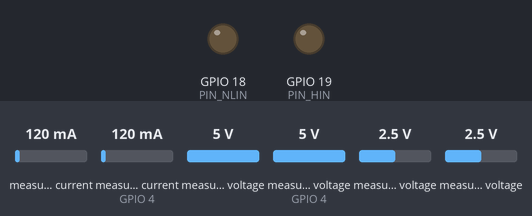
Bench run of a program on a simulated ESP32. Shown: output pins drawn as LEDs (lit = HIGH). Dashed ring = blinking. The inputs (shaded band) are chosen by the test bench; at power-on: measured voltage 5 V, measured voltage (sensor on GPIO 4) 5 V, measured current 120 mA, measured current (sensor on GPIO 4) 120 mA, measured voltage 2.5 V. WiFi joins after 1.5 s; servers stay silent unless stated; what the program prints to the serial monitor is not drawn.

Above: at 2.7 s.
2.8 s: measured voltage (sensor 0) set to 10.8 V
4.4 s: measured voltage (sensor 0) set to 11.1 V
At 5.1 s:
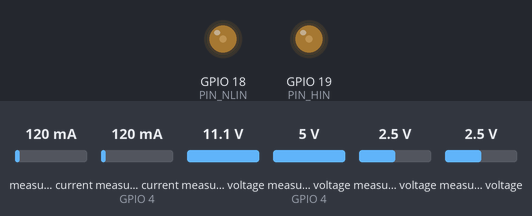
7.4 s: measured voltage (sensor on GPIO 4) set to 10.9 V
At 7.97 s:
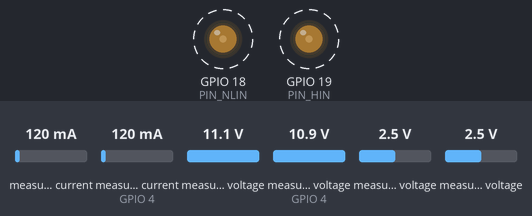
10.4 s: measured voltage (sensor on GPIO 4) set to 11.4 V
12.2 s: measured voltage (sensor on GPIO 4) set to 0.3 V
At 13.0 s:
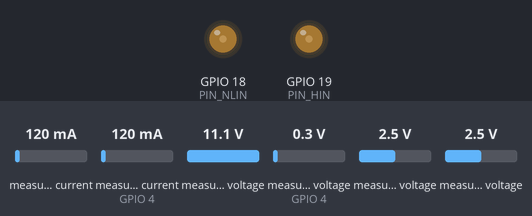
15.2 s: measured voltage (sensor on GPIO 4) set to 11.2 V
Timing chart, 0 to 18.2 s (numbered marks = the images above; inputs shaded):
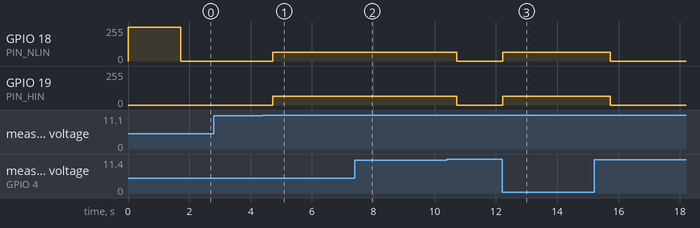

The program:

main.cpp
```cpp
#include <Arduino.h>
#include <Wire.h>
#include "config.h"
#include "sensor.h"
#include "telemetry.h"
#include "webserver.h"
#include "mppt_control.h"
#include "tasks.h"

void setup() {
  Serial.begin(115200);

  // Setup pins
  pinMode(PIN_HIN, OUTPUT);
  pinMode(PIN_NLIN, OUTPUT);
  digitalWrite(PIN_HIN, LOW);
  digitalWrite(PIN_NLIN, HIGH);

  pinMode(PIN_ADC_ALERT, INPUT);
  pinMode(PIN_NTC1, INPUT);
  pinMode(PIN_NTC2, INPUT);

  // Setup H bridge in turned off state
  ledcSetup(HIN_CHANNEL, PWM_FREQ, PWM_RESOLUTION);
  ledcSetup(NLIN_CHANNEL, PWM_FREQ, PWM_RESOLUTION);
  ledcAttachPin(PIN_HIN, HIN_CHANNEL);
  ledcAttachPin(PIN_NLIN, NLIN_CHANNEL);
  ledcWrite(HIN_CHANNEL, 0);
  ledcWrite(NLIN_CHANNEL, 255);

  // Setup wifi related components
  setup_wifi();
  start_telemetry_task();
  start_wifi_monitor_task();
  setup_webserver();


  // Setup sensors
  Wire.begin(PIN_SDA, PIN_SCL, I2C_FREQ);
  ina_input.begin();
  ina_output.begin();
  acs_output.begin(ADDR_ACS_OUTPUT);
  ina_input.setCalibration_05ohm();
  ina_output.setCalibration_01ohm();
}

unsigned long loop_time_prev = 0;
void loop() {
  unsigned long now = millis();

  // Read sensors and update MPPT loop
  if (now - loop_time_prev >= MPPT_DELAY_MS) {
    loop_time_prev = now;
    update_sensor_data();
    mppt_loop();
  }

}
```

mppt_control.h
```cpp
#pragma once

#include <Arduino.h>
#include "sensor.h"

extern int duty_cycle;
extern float prev_power;
extern int direction;

void set_duty_cycle(uint8_t duty);
void mppt_loop();
```

sensor.h
```cpp
#pragma once
#include <Arduino.h>
#include <Adafruit_INA219.h>
#include <Adafruit_ADS1X15.h>

struct SensorData {
    float vin;
    float iin;
    float vout;
    float iout;
    float iout_ina;
    float iout_acs;
};

extern SensorData sensor_data;

extern Adafruit_INA219 ina_input;
extern Adafruit_INA219 ina_output;
extern Adafruit_ADS1115 acs_output;

void update_sensor_data();
float get_input_voltage();
float get_output_voltage();
float get_input_current();
float get_output_current();
float get_output_current_ina();
float get_output_current_acs();
```

tasks.h
```cpp
#ifndef TASKS_H
#define TASKS_H

void start_telemetry_task();
void start_wifi_monitor_task();

#endif // TASKS_H
```

telemetry.h
```cpp
#pragma once
#include <Arduino.h>
#include "sensor.h"

struct TelemetryData {
    float vin;
    float iin;
    float vout;
    float iout;
    float iout_ina;
    float iout_acs;
    float power_in;
    float power_out;
    float efficiency;
    int duty_cycle;
};

extern TelemetryData telemetry_data;

void set_telemetry_data();
String telemetry_json();
```

webserver.h
```cpp
#pragma once
#include <WiFi.h>

extern IPAddress local_IP;
extern IPAddress gateway;
extern IPAddress subnet;
extern IPAddress primaryDNS;
extern IPAddress secondaryDNS;

extern int wifi_reconnect_attempts;

void setup_wifi();
void start_wifi_monitor_task();
void setup_webserver();
void ensure_wifi_connected();
```

mppt_control.cpp
```cpp
#include "mppt_control.h"
#include "config.h"
#include "sensor.h"

float prev_avg_power = 0;
int duty_cycle = 120;
int direction = 1;

void set_duty_cycle(uint8_t duty) {
  if (duty == 0) {
    // Set NLIN to 1 and HIN to 0 to disable both MOSFETs
    ledcWrite(HIN_CHANNEL, 0);
    ledcWrite(NLIN_CHANNEL, 255);
  }
  ledcWrite(HIN_CHANNEL, duty);
  ledcWrite(NLIN_CHANNEL, duty);
}

void mppt_loop() {
  // Main loop of the MPPT algorithm
  float vin = sensor_data.vin;
  float iin = sensor_data.iin;
  float vout = sensor_data.vout;

  // --- Stop conditions ---
  if (vout >= MAX_VOUT || vout > vin || vin < MIN_VIN) {
    duty_cycle = 0;  // Turn off
    set_duty_cycle(duty_cycle);
    return;
  }

  // --- Increase duty cycle if input current is low ---
  if (iin < MPPT_LOW_CURRENT_THRESHOLD) {
    if (duty_cycle < MIN_DUTY_CYCLE) duty_cycle = MIN_DUTY_CYCLE;
    duty_cycle += DUTY_STEP;
    if (duty_cycle > MAX_DUTY_CYCLE) duty_cycle = MAX_DUTY_CYCLE;
    set_duty_cycle(duty_cycle);
    return;
  }

  // --- Measure and filter input power ---
  float power = vin * iin;
  float avg_power = power;
  float delta_power = avg_power - prev_avg_power;

  // --- Perturb & Observe ---
  if (delta_power > 0) {
  // Power increased, continue in same direction
  duty_cycle += direction * DUTY_STEP;
  } else {
  // Power decreased, reverse direction
  direction *= -1;
  duty_cycle += direction * DUTY_STEP;
  }

  // Clamp duty cycle within valid range
  if (duty_cycle > MAX_DUTY_CYCLE) duty_cycle = MAX_DUTY_CYCLE;
  if (duty_cycle < MIN_DUTY_CYCLE) duty_cycle = MIN_DUTY_CYCLE;

  set_duty_cycle(duty_cycle);
  prev_avg_power = avg_power;
}
```

sensor.cpp
```cpp
#include "sensor.h"
#include <Adafruit_INA219.h>
#include <Adafruit_ADS1X15.h>
#include "config.h"

SensorData sensor_data;

Adafruit_INA219 ina_input(ADDR_INA_INPUT);
Adafruit_INA219 ina_output(ADDR_INA_OUTPUT);
Adafruit_ADS1115 acs_output;


float get_input_voltage() {
    return ina_input.getBusVoltage_V();
}

float get_output_voltage() {
    return ina_output.getBusVoltage_V();
}

float get_input_current() {
    return (ina_input.getCurrent_mA() / 1000.0) + OFFSET_IIN;
}

float get_output_current_acs() {
    int16_t raw = acs_output.readADC_Differential_0_1();
    float voltage = acs_output.computeVolts(raw);
    float current = voltage / 0.4;
    return current + OFFSET_IOUT_ACS;
}

float get_output_current_ina() {
    return (ina_output.getCurrent_mA() / 1000.0) + OFFSET_IOUT_INA;
}

float get_output_current() {
    if (USE_ACS_CURRENT_SENSOR) {
        return get_output_current_acs();
    } else {
        return get_output_current_ina();
    }
}

void update_sensor_data() {
    float vin_samples[SENSOR_SAMPLES];
    float iin_samples[SENSOR_SAMPLES];
    float vout_samples[SENSOR_SAMPLES];
    float iout_ina_samples[SENSOR_SAMPLES];
    float iout_acs_samples[SENSOR_SAMPLES];

    for (int i = 0; i < SENSOR_SAMPLES; i++) {
        vin_samples[i] = get_input_voltage();
        iin_samples[i] = get_input_current();
        vout_samples[i] = get_output_voltage();
        iout_ina_samples[i] = get_output_current_ina();
        iout_acs_samples[i] = get_output_current_acs();
    }

    sensor_data.vin = 0;
    sensor_data.iin = 0;
    sensor_data.vout = 0;
    sensor_data.iout = 0;
    sensor_data.iout_ina = 0;
    sensor_data.iout_acs = 0;
    for (int i = 0; i < SENSOR_SAMPLES; i++) {
        sensor_data.vin += vin_samples[i];
        sensor_data.iin += iin_samples[i];
        sensor_data.vout += vout_samples[i];
        sensor_data.iout_ina += iout_ina_samples[i];
        sensor_data.iout_acs += iout_acs_samples[i];
    }
    sensor_data.vin /= SENSOR_SAMPLES;
    sensor_data.iin /= SENSOR_SAMPLES;
    sensor_data.vout /= SENSOR_SAMPLES;
    sensor_data.iout_ina /= SENSOR_SAMPLES;
    sensor_data.iout_acs /= SENSOR_SAMPLES;

    if (USE_ACS_CURRENT_SENSOR) {
        sensor_data.iout = sensor_data.iout_acs;
    } else {
        sensor_data.iout = sensor_data.iout_ina;
    }
}
```

tasks.cpp
```cpp
#include <Arduino.h>
#include "telemetry.h"
#include "webserver.h"
#include "config.h"
#include <WiFi.h>

void telemetryTask(void *parameter) {
  while (true) {
    set_telemetry_data();
    vTaskDelay(TELEMETRY_UPDATE_INTERVAL_MS / portTICK_PERIOD_MS); // 1 second
  }
}

void wifiTask(void *parameter) {
  while (true) {
    ensure_wifi_connected();
    vTaskDelay(WIFI_CHECK_INTERVAL_MS / portTICK_PERIOD_MS);
  }
}

void start_telemetry_task() {
  xTaskCreatePinnedToCore(
    telemetryTask,         // Task function
    "TelemetryTask",      // Name
    8192,                 // Stack size
    NULL,                 // Parameter
    2,                    // Priority
    NULL,                 // Task handle
    0                     // Core 0
  );
}

void start_wifi_monitor_task() {
  xTaskCreatePinnedToCore(
    wifiTask,            // Task function
    "WiFiTask",          // Name
    8192,                // Stack size
    NULL,                // Parameter
    1,                   // Priority
    NULL,                // Task handle
    0                    // Core 0
  );
}
```

telemetry.cpp
```cpp
#include <Arduino.h>
#include <string>
#include "telemetry.h"
#include "sensor.h"
#include "mppt_control.h"

TelemetryData telemetry_data;

void set_telemetry_data() {
    telemetry_data.vin = sensor_data.vin;
    telemetry_data.iin = sensor_data.iin;
    telemetry_data.vout = sensor_data.vout;
    telemetry_data.iout = sensor_data.iout;
    telemetry_data.iout_ina = sensor_data.iout_ina;
    telemetry_data.iout_acs = sensor_data.iout_acs;
    telemetry_data.power_in = sensor_data.vin * sensor_data.iin;
    telemetry_data.power_out = sensor_data.vout * sensor_data.iout;
    if (sensor_data.iin > 0.01 && telemetry_data.power_in > 0 && telemetry_data.power_out > 0) {
        telemetry_data.efficiency = (telemetry_data.power_out / telemetry_data.power_in) * 100.0;
        if (telemetry_data.efficiency > 100) telemetry_data.efficiency = 100;
        else if (telemetry_data.efficiency < 0) telemetry_data.efficiency = 0;
    } else {
        telemetry_data.efficiency = 0;
    }
    telemetry_data.duty_cycle = duty_cycle;
}

String telemetry_json() {
    String json = "{";
    json += "\"vin\":" + String(telemetry_data.vin, 3) + ",";
    json += "\"iin\":" + String(telemetry_data.iin, 4) + ",";
    json += "\"vout\":" + String(telemetry_data.vout, 3) + ",";
    json += "\"iout\":" + String(telemetry_data.iout, 4) + ",";
    json += "\"iout_ina\":" + String(telemetry_data.iout_ina, 4) + ",";
    json += "\"iout_acs\":" + String(telemetry_data.iout_acs, 4) + ",";
    json += "\"power_in\":" + String(telemetry_data.power_in, 4) + ",";
    json += "\"power_out\":" + String(telemetry_data.power_out, 4) + ",";
    json += "\"efficiency\":" + String(telemetry_data.efficiency, 2) + ",";
    json += "\"duty_cycle\":" + String(telemetry_data.duty_cycle);
    json += "}";
    return json;
}
```

webserver.cpp
```cpp
#include <Arduino.h>
#include <WiFi.h>
#include <ESPAsyncWebServer.h>
#include "webserver.h"
#include "config.h"
#include "telemetry.h"
#include "tasks.h"

#ifndef WIFI_SSID
#error "Wi-Fi SSID not defined! Set WIFI_SSID in environment."
#endif

const char* ssid = WIFI_SSID;
const char* password = WIFI_PASS;

// Network configuration objects
IPAddress local_IP = IPAddress LOCAL_IP;
IPAddress gateway = IPAddress GATEWAY;
IPAddress subnet = IPAddress SUBNET;
IPAddress primaryDNS = IPAddress PRIMARY_DNS;
IPAddress secondaryDNS = IPAddress SECONDARY_DNS;

AsyncWebServer server(WEB_SERVER_PORT);

int wifi_reconnect_attempts = 0;

void setup_wifi() {
  // Configure static IP
  if (!WiFi.config(local_IP, gateway, subnet, primaryDNS, secondaryDNS)) {
    Serial.println("Failed to configure static IP");
  }

  WiFi.begin(ssid, password);

  Serial.print("Connecting to WiFi...");
  while (WiFi.status() != WL_CONNECTED) {
    delay(500);
    Serial.print(".");
  }

  Serial.println("\nWiFi connected");
  Serial.print("IP Address: ");
  Serial.println(WiFi.localIP());
}

void ensure_wifi_connected() {
  if (WiFi.status() != WL_CONNECTED) {
    Serial.println("WiFi disconnected, trying to reconnect...");
    WiFi.disconnect();  // Helps with flaky reconnects
    WiFi.begin(ssid, password);

    unsigned long startAttemptTime = millis();

    // Retry for up to 5 seconds
    while (WiFi.status() != WL_CONNECTED && millis() - startAttemptTime < 5000) {
      delay(100);
    }

    if (WiFi.status() == WL_CONNECTED) {
      Serial.println("Reconnected to WiFi");
      wifi_reconnect_attempts = 0;  // Reset counter on success
    } else {
      wifi_reconnect_attempts++;
      Serial.printf("Failed to reconnect (attempt %d/%d)\n", wifi_reconnect_attempts, MAX_WIFI_RETRIES);

      if (wifi_reconnect_attempts >= MAX_WIFI_RETRIES) {
        Serial.println("Too many failed attempts. Restarting...");
        delay(200);  // Brief pause to flush serial output
        ESP.restart();  // Reset the ESP32
      }
    }
  }
}

void setup_webserver() {
  server.on("/", HTTP_GET, [](AsyncWebServerRequest *request) {
    request->send(200, "text/plain", "MPPT Controller is running");
  });

  server.on("/status", HTTP_GET, [](AsyncWebServerRequest *request) {
    request->send(200, "application/json", telemetry_json());
  });
  server.onNotFound([](AsyncWebServerRequest *request) {
    request->send(404, "text/plain", "Not Found");
  });
  server.begin();
}
```

config.h
```cpp
#pragma once

#define USE_ACS_CURRENT_SENSOR false // Whether to use ACS current sensor instead of INA219
#define DUTY_STEP 1
#define MPPT_DELAY_MS 500
#define SENSOR_SAMPLES 10
#define MPPT_LOW_CURRENT_THRESHOLD 0.01 // In Amps. If the current is below this, the duty cycle will increase
#define MAX_VOUT 13.4 // Maximum output voltage
#define MIN_VIN 11.0 // Minimum input voltage to start MPPT

#define OFFSET_IIN 0.0005 // Offset in Amps to add to the input current sensor
#define OFFSET_IOUT_INA 0.0029 // Offset in Amps to add to the output current sensor (INA219)
#define OFFSET_IOUT_ACS 0.0075 // Offset in Amps to add to the output current sensor (ACS)

#define PIN_SDA 21
#define PIN_SCL 22
#define PIN_HIN 19
#define PIN_NLIN 18
#define PIN_UART2_TX 17
#define PIN_UART2_RX 16
#define PIN_NTC1 34
#define PIN_NTC2 35
#define PIN_ADC_ALERT 32

#define ADDR_INA_INPUT 0x40
#define ADDR_INA_OUTPUT 0x44
#define ADDR_ACS_OUTPUT 0x48

#define HIN_CHANNEL 0
#define NLIN_CHANNEL 1
#define PWM_FREQ 100000
#define PWM_RESOLUTION 8
#define MAX_DUTY_CYCLE 240 // A bit less than max to keep boostrap working
#define MIN_DUTY_CYCLE 64 // Lower than this create a too low output voltage to be useful

#define I2C_FREQ 400000 // 400kHz

#define WEB_SERVER_PORT 80
#define WIFI_CHECK_INTERVAL_MS 10000 // 10s
#define MAX_WIFI_RETRIES 10

// Network configuration
#define LOCAL_IP {192, 168, 0, 235}
#define GATEWAY {192, 168, 0, 1}
#define SUBNET {255, 255, 255, 0}
#define PRIMARY_DNS {8, 8, 8, 8}
#define SECONDARY_DNS {1, 1, 1, 1}

#define TELEMETRY_UPDATE_INTERVAL_MS 1000 // 1 second
```

Measured:
- the behaviour switches between 10.9 and 11 V on measured voltage (sensor 0) (found by bisection; images 0 and 1)
- after the input at 4.4 s, GPIO 18 (PIN_NLIN), GPIO 19 (PIN_HIN): goes 64/255 1.0 s, 65/255 0.50 s, 64/255 0.50 s, 65/255 0.50 s, then 64/255, starting after 0.33 s
- after the input at 12.2 s, GPIO 18 (PIN_NLIN), GPIO 19 (PIN_HIN): goes 64/255 1.0 s, 65/255 0.50 s, 64/255 0.50 s, 65/255 0.50 s, then 64/255, starting at once
